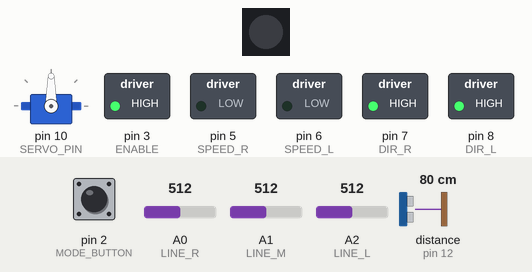
Recording of a sketch running on a simulated Arduino Uno, built with avr-gcc and run on an emulated ATmega328P. On the bench: servo, 1 RGB LEDs in strip order, left to right, switched loads named in the sketch (green lamp = pin HIGH). Inputs (shaded band) come from the test bench; at power-on: pin 2 (MODE_BUTTON) HIGH, distance to the obstacle (sensor on pin 12) 80 cm, A0 (LINE_R) = 512, A1 (LINE_M) = 512, A2 (LINE_L) = 512. The echo pulse lasts 58.3 µs per cm; pins used as bus, display or sensor lines are not drawn.

Above: at 0.8 s.
0.9 s: pin 2 (MODE_BUTTON) pulled LOW for 0.15 s
At 1.6 s:
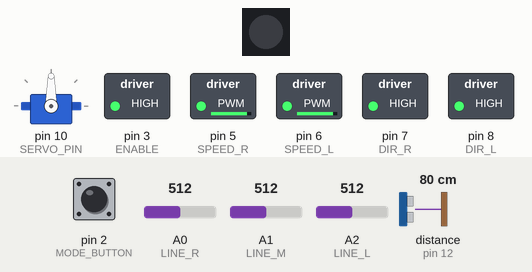
2.5 s: distance to the obstacle (sensor on pin 12) set to 14 cm
4.0 s: distance to the obstacle (sensor on pin 12) set to 10 cm
At 4.4 s:
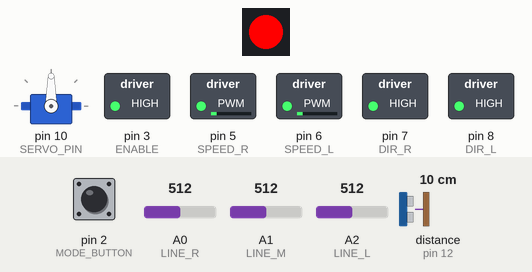
5.5 s: distance to the obstacle (sensor on pin 12) set to 2 cm
At 6.7 s:
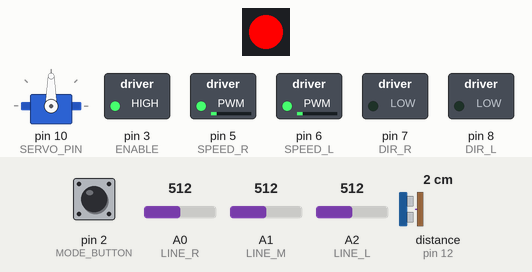
7.0 s: distance to the obstacle (sensor on pin 12) set to 35 cm
At 7.9 s:
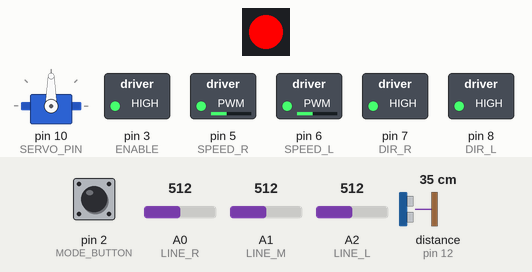
8.5 s: distance to the obstacle (sensor on pin 12) set to 60 cm
At 9.2 s:
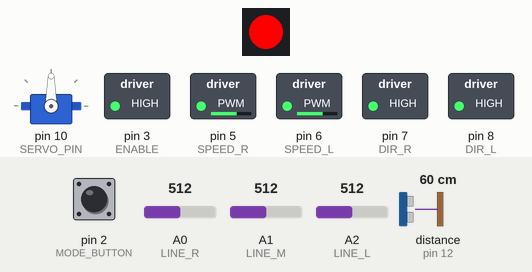
Timing chart, 0 to 11.0 s (numbered marks = the images above; inputs shaded):
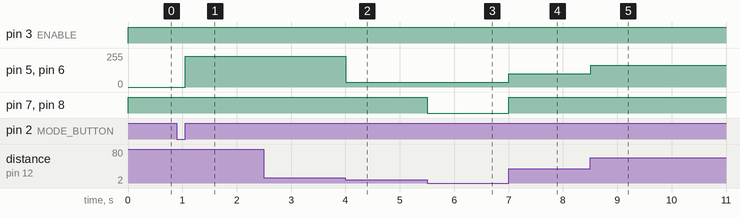

The sketch:

meche-project2.ino
```cpp
////////////////////////////////////////////////////////////////////////
// `meche-project2.ino`: Main project file, including course routine. //
////////////////////////////////////////////////////////////////////////

// This code was originally based on starter code provided by Elegoo and modifications made by Mark Bedillion

// External libraries
#include <Servo.h> // Servo driver
#include <FastLED.h> // for debug output via the LED. Go to Tools->Manage Libraries to install FastLED

// Headers for project files
#include "pins.hpp"  // Pin definitions
#include "motor.hpp" // Motor functions (set_speeds mainly)
#include "line.hpp"  // Line follower functions
#include "misc.hpp"  // Miscellaneous functions (ultrasonic, etc)


// Objects for managing several devices
Servo ultrasonic_servo;
CRGB leds[1]; // The RGB LED on top. Managed with FastLED library


void setup() {
  // SETUP
  // Ultrasonic pins incl. servo
  pinMode(ULTRASONIC_ECHO, INPUT);
  pinMode(ULTRASONIC_TRIG, OUTPUT);
  pinMode(SERVO_PIN, OUTPUT);
  ultrasonic_servo.attach(SERVO_PIN, 500, 2400); // bind to servo object

  // Line follower pins
  pinMode(LINE_L, INPUT);
  pinMode(LINE_M, INPUT);
  pinMode(LINE_R, INPUT);

  // Motor pins
  pinMode(DIR_L, OUTPUT);
  pinMode(DIR_R, OUTPUT);
  pinMode(SPEED_L, OUTPUT);
  pinMode(SPEED_R, OUTPUT);
  pinMode(ENABLE, OUTPUT);

  // Mode button
  pinMode(MODE_BUTTON, INPUT_PULLUP);

  // LED setup
  FastLED.addLeds<NEOPIXEL, LED_PIN>(leds, 1);

  // Serial for debugging
  Serial.begin(9600);

  // Enable motors and stop them
  digitalWrite(ENABLE, HIGH);
  stop_motors();

  // Hold mode: To make sure the motors don't run while uploading, movement only starts after pressing and releasing the MODE button
  while (digitalRead(MODE_BUTTON) == HIGH); // button is active-low
  delay(50); // debouncing
  while (digitalRead(MODE_BUTTON) == LOW);

  // Do the actual course routine. This is in setup() so it only runs once.
  do_course();
}


// COURSE ROUTINE
// This is where we tell it the movements it has to do to complete the course!
// Most of the functions used here are in `line.cpp`, `motor.cpp`, and `misc.cpp`. See the files for explanations.
void do_course() {
  // Start and turn #1, stop at the gate. Bias strongly to turn right so that it doesn't lose the turn at this speed
  follow_line_until_near_wall(0.9, true, 0.9, 10.0); // any faster than this, it consistently loses the line for some reason
  stop_motors();

  //DEBUG: Flip the LED between red and blue to show which movement segment it's on for timing purposes
  set_led(255, 0, 0);

  // Gates: go right up to the gate to trigger sensor
  align_distance(5.0, 0.2);
  // Wait till gates are raised
  stop_motors();
  while (get_distance() < 20.0);
  // Just in case: if they change the gates to open in succession instead of all at once, uncomment these lines (timing for straight #1 will need to be updated to around 200ms!)
  //follow_line_until_near_wall(0.6, true, 0.0, 5.0);
  //stop_motors();
  //while (get_distance() < 20.0); // wait for 2nd gate
  //follow_line_until_near_wall(0.6, true, 0.0, 5.0);
  //stop_motors();
  //while (get_distance() < 20.0); // wait for 3rd gate


  // Fast on straight #1, bias right in case we hit the turn early
  follow_line_timed(1.0, true, 0.5, 1200);
  // Replace previous line with this if the gates are opening in succession
  //follow_line_timed(1.0, true, 0.5, 200);

  set_led(0, 0, 255); //DEBUG

  // Turn #2, take it slower, bias right
  follow_line_timed(0.9, true, 0.7, 1000);

  set_led(255, 0, 0); //DEBUG

  // Straight #2, fast
  follow_line_timed(1.0, true, 0.3, 400);

  set_led(0, 0, 255); //DEBUG

  // Turn #3 and #4, bias right
  follow_line_timed(0.9, true, 0.8, 1400);

  set_led(255, 0, 0); //DEBUG

  // Slower on the slalom. Timed because we don't want to start sensing for the wall until very late because it'll sense the side of the gate assembly as the wall
  // No bias because the turns are too small to time separately
  follow_line_timed(0.9, true, 0.0, 4600);

  set_led(0, 0, 255); //DEBUG

  // Stop when the final wall is sensed. Bias right because it keeps trying to turn left here
  follow_line_until_near_wall(1.0, true, 0.7, 15.0);
  stop_motors();

  set_led(255, 0, 0); //DEBUG

  // Calibrate distance to wall
  align_distance(10.0, 0.1);
  stop_motors();

  // We're done!
}


void loop() {
  // Loop only runs once the course routine is done, so Rainbow LED!
  leds[0] = CHSV(millis() / 10 % 255, 255, 255);
  FastLED.show();
}
```

line.cpp
```cpp
/////////////////////////////////////////////////////////////////////////////////
// `line.cpp`: Line follower functions. Most of the actual logic is done here. //
/////////////////////////////////////////////////////////////////////////////////

#include "line.hpp"

#include <Arduino.h>
#include <FastLED.h>
#include "pins.hpp"
#include "motor.hpp"
#include "misc.hpp"


// HELPER FUNCTIONS

// Gets the bot's position relative to the line, according to the 4 possible states.
LineState get_line_state() {
  // true means line detected
  bool line_l = analogRead(LINE_L) > LINE_THRESHOLD;
  bool line_m = analogRead(LINE_M) > LINE_THRESHOLD;
  bool line_r = analogRead(LINE_R) > LINE_THRESHOLD;

  // Left/right states: don't care about middle sensor
  if (line_l && !line_r) {
    return LINE_STATE_LEFT;
  }
  if (!line_l && line_r) {
    return LINE_STATE_RIGHT;
  }

  // Centered state: either all 3 or just middle
  if ((line_l && line_m && line_r) || (!line_l && line_m && !line_r)) {
    return LINE_STATE_CENTER;
  }

  // Otherwise, line is lost
  return LINE_STATE_NONE;
}

// A heuristic value for determining which way it should turn if it loses the line. Used by all line follow functions
// This is interpolated toward 1.0 if it's been turning right consistently, and toward -1.0 if it's been turning left consistently
// Closer to 0.0 means that it hasn't been turning
// Being a global variable means that the line follower will remember it, even on different segments
float turn_memory = 0.0;

// Helper function: decides which way to turn to find a lost line. true == right
bool _decide_direction(bool override_turn, float override_bias) {
  // Certainty: closer to 1 if the robot has been consistently turning in a direction recently, 0 if it hasn't
  // Approaches 1 as it turns tightly, approaches 0 as it goes straight
  // Numerically, it's the absolute value of turn_memory
  float certainty = fabs(turn_memory);

  // If we're not certain about how we've been turning, use the override direction.
  if (certainty < override_bias) {
    return override_turn;
  }
  // Otherwise, we're certain enough that we've been turning this direction, so keep going that way
  else {
    return turn_memory > 0.0;
  }
}

// Helper function: does 1 step of the line follow algorithm, including setting speeds
float _follow_line_step(float motor_speed, bool override_turn, float override_bias) {
  //DEBUG: Display the turn memory certainty on the LED. more green=more certain, more red=less certain. (see _decide_direction for an explanation of certainty)
  //float certainty = fabs(turn_memory);
  //set_led((1.0-certainty)*255, certainty*255, 0);

  // Do different things depending on where the line is relative to the robot
  switch (get_line_state()) {
    // If the line is centered, continue straight ahead, and interpolate turn memory toward 0.0
    case LINE_STATE_CENTER:
      set_speeds(motor_speed, motor_speed);
      turn_memory = lerp(turn_memory, 0.0, TURN_MEMORY_RATE);
      break;

    // If the line is to the left or right, turn that direction, and interpolate turn memory towards 1.0 or -1.0 depending on direction
    case LINE_STATE_LEFT:
      set_speeds(motor_speed*TURN_SECONDARY_SPEED_FACTOR, motor_speed*TURN_PRIMARY_SPEED_FACTOR);
      turn_memory = lerp(turn_memory, -1.0, TURN_MEMORY_RATE);
      break;
    case LINE_STATE_RIGHT:
      set_speeds(motor_speed*TURN_PRIMARY_SPEED_FACTOR, motor_speed*TURN_SECONDARY_SPEED_FACTOR);
      turn_memory = lerp(turn_memory, 1.0, TURN_MEMORY_RATE);
      break;

    // If the line is lost, decide which way to turn based on turn memory and the direction override provided. See _decide_direction()
    case LINE_STATE_NONE:
      // true == right
      if (_decide_direction(override_turn, override_bias)) {
        set_speeds(motor_speed*FIND_LINE_PRIMARY_SPEED_FACTOR, motor_speed*FIND_LINE_SECONDARY_SPEED_FACTOR);
      }
      else {
        set_speeds(motor_speed*FIND_LINE_SECONDARY_SPEED_FACTOR, motor_speed*FIND_LINE_PRIMARY_SPEED_FACTOR);
      }
      break;
  }
}


// LINE FOLLOW FUNCTIONS

// These all follow the line until a certain condition is true (except follow_line_forever())
// If the line is lost, the algorithms above are used to try to recover.
// Most of the actual work in these is done by _follow_line_step.
// Explanations of common parameters:
//    motor_speed: the "target" motor speed to use in this movement (gets multiplied by various factors throughout)
//    override_turn: the direction to turn to find a lost line if the line follower isn't certain on which way to turn
//    override_bias: the certainty value below which the line follower uses override_turn instead of the turn direction it thinks is correct
//      (See _decide_direction for an explanation of certainty)

// Follow the line forever (mainly for debug purposes)
void follow_line_forever(float motor_speed, bool override_turn, float override_bias) {
  while (true) {
    // Do the line follow algorithm
    _follow_line_step(motor_speed, override_turn, override_bias);

    delay(TURN_PERIOD);
  }
}

// Follow the line until a certain amount of time has passed.
void follow_line_timed(float motor_speed, bool override_turn, float override_bias, int time_ms) {
  // Get the time at the start
  unsigned long start_time = millis();

  while (true) {
    // Do the line follow algorithm
    _follow_line_step(motor_speed, override_turn, override_bias);

    // End after enough time has passed
    if (millis() >= start_time + time_ms) {
      return;
    }

    delay(TURN_PERIOD);
  }
}

// Follow line until the measured ultrasonic distance is below a certain value
void follow_line_until_near_wall(float motor_speed, bool override_turn, float override_bias, float distance) {
  while (true) {
    // Do the line follow algorithm
    _follow_line_step(motor_speed, override_turn, override_bias);

    // End if a wall is nearby
    if (get_distance() < distance) {
      return;
    }

    delay(TURN_PERIOD);
  }
}
```

line.hpp
```cpp
///////////////////////////////////////////////////////
// `line.hpp`: Associated header file for `line.cpp` //
///////////////////////////////////////////////////////

#pragma once


// Tuning values:

// A line input value (0-1023) greater than this is considered a line
#define LINE_THRESHOLD 200 // Seems most accurate. Tested at various values from 90 to 200

#define TURN_MEMORY_RATE 0.1 // The rate at which the turn memory updates. 1.0 means that it only knows about the last cycle, 0.0 means that it never updates with new cycle data.
#define TURN_PERIOD 2 // Delay time at the end of each turn loop

// Speed factors: the factors of the given speed to use for operations other than going straight
// Primary means the motor that goes faster, i.e. the left motor when turning right
#define TURN_PRIMARY_SPEED_FACTOR 1.0
#define TURN_SECONDARY_SPEED_FACTOR 0.5
#define FIND_LINE_PRIMARY_SPEED_FACTOR 0.7
#define FIND_LINE_SECONDARY_SPEED_FACTOR -0.5


// The 4 possible states the line can be in relative to the robot.
enum LineState {
  LINE_STATE_NONE, // no line detected
  LINE_STATE_LEFT, // the line is to the left of center
  LINE_STATE_CENTER, // the line is centered, or it's on a solid black surface
  LINE_STATE_RIGHT // the line is to the right of center
};


// See line.cpp for explanations of each function
LineState get_line_state();
void follow_line_forever(float motor_speed, bool override_turn, float override_bias);
void follow_line_timed(float motor_speed, bool override_turn, float override_bias, int time_ms);
void follow_line_until_near_wall(float motor_speed, bool override_turn, float override_bias, float distance);
```

misc.cpp
```cpp
/////////////////////////////////////////
// `misc.cpp`: Miscellaneous functions //
/////////////////////////////////////////

#include "misc.hpp"

#include <Arduino.h>
#include "pins.hpp"
#include "motor.hpp"


// Returns distance to the nearest object from the very front of the robot
// This is mostly from the sample code, except for the addition of the offset.
float get_distance() {
  digitalWrite(ULTRASONIC_TRIG, LOW);
  delayMicroseconds(2);
  digitalWrite(ULTRASONIC_TRIG, HIGH);
  delayMicroseconds(10);
  digitalWrite(ULTRASONIC_TRIG, LOW);
  return pulseIn(ULTRASONIC_ECHO, HIGH) / 58.0 - ULTRASONIC_OFFSET; // Account for the position of the ultrasonic relative to the front of the robot
}

// Make sure the robot is a precise distance from the ultrasonic target
void align_distance(float target, float precision) {
  // Keep track of how close it's been to the target over the last few cycles
  float err_memory = 0.0;
  while (true) {
    // Mostly-proportional controller.
    // The only difference from a standard proportional controller is that an additional 0.1 speed is added in the target direction.
    // This makes it so the motors don't stall too far from the target due to the speed being too low
    float dist = get_distance();
    float error = dist - target;
    float speeds = error*DISTANCE_KP + (error >= 0.0 ? 0.1 : -0.1);
    set_speeds(speeds, speeds);

    // Update the error memory
    err_memory = lerp(err_memory, error, 0.1);

    // If it's been super close to the target recently, we're done
    if (-precision < err_memory && err_memory < precision) {
      return;
    }

    delay(5); // Delay so that the error memory isn't turned over too fast
  }
}

// Helper function to avoid having to use like 4 lines to set the LED
void set_led(int r, int g, int b) {
  leds[0].r = r;
  leds[0].g = g;
  leds[0].b = b;
  FastLED.show();
}
```

misc.hpp
```cpp
///////////////////////////////////////////////////////
// `misc.hpp`: Associated header file for `misc.cpp` //
///////////////////////////////////////////////////////

#pragma once


// Tuning values:

// The distance from the ultrasonic to the front of the robot
#define ULTRASONIC_OFFSET 1.5

// Kp for the proportional controller in align_distance
#define DISTANCE_KP 0.01


// See misc.cpp for for explanations of each function
float get_distance();
void align_distance(float target, float precision);
void set_led(int r, int g, int b);

// Basic linear interpolation, used in the line follower and align_distance
#define lerp(a, b, t) (a*(1.0-t) + b*t)
```

motor.cpp
```cpp
///////////////////////////////////////////
// `motor.cpp`: Motor control functions. //
///////////////////////////////////////////

#include "motor.hpp"

#include <Arduino.h>
#include "pins.hpp"


// Helper function: Sets the speed of 1 side of the robot.
void _motor_speed(int speed_pin, int dir_pin, float motor_speed) {
  // Clamp to range -1 to 1 to prevent overflow
  motor_speed = motor_speed > 1.0 ? 1.0 : motor_speed;
  motor_speed = motor_speed < -1.0 ? -1.0 : motor_speed;
  // Positive means forwards
  if (motor_speed >= 0) {
    analogWrite(speed_pin, motor_speed*255.0);
    digitalWrite(dir_pin, HIGH); // HIGH is forward
  }
  // Negative means backwards
  else {
    analogWrite(speed_pin, -motor_speed*255.0);
    digitalWrite(dir_pin, LOW);
  }
}

// Main motor speed function: input values are of range -1.0 to 1.0
// These are converted to output signals of range 0 to 255 plus direction.
void set_speeds(float speed_l, float speed_r) {
  _motor_speed(SPEED_L, DIR_L, speed_l);
  _motor_speed(SPEED_R, DIR_R, speed_r);
}
```

motor.hpp
```cpp
/////////////////////////////////////////////////////////
// `motor.hpp`: Associated header file for `motor.cpp` //
/////////////////////////////////////////////////////////

#pragma once


// See motor.cpp for explanation
void set_speeds(float l_speed, float r_speed);

// Shorthand macro to stop motors
#define stop_motors() set_speeds(0.0, 0.0)
```

pins.hpp
```cpp
/////////////////////////////////////////////////////////////////////////
// `pins.hpp`: Pin definitions and associated objects (servo and LED). //
/////////////////////////////////////////////////////////////////////////

#pragma once

#include <Servo.h>
#include <FastLED.h>


// Ultrasonic pins
#define ULTRASONIC_TRIG 13
#define ULTRASONIC_ECHO 12
#define SERVO_PIN 10 // Ultrasonic pan servo
extern Servo ultrasonic_servo; // `extern` allows this global variable to be shared among files

// Motor pins: SPEED defines the speed based on PWM, and DIR defines the direction
#define SPEED_L 6
#define SPEED_R 5
#define DIR_L 8
#define DIR_R 7
#define ENABLE 3 // Motor enable - must be HIGH for any motors to run

// Line follower pins: higher value means less reflectance
#define LINE_L A2
#define LINE_M A1
#define LINE_R A0

// Misc
#define MODE_BUTTON 2
#define LED_PIN 4
extern CRGB leds[1]; // FastLED's LED object
```

Measured:
- the behaviour switches between 12 and 11 cm on distance to the obstacle (sensor on pin 12) (found by bisection; images 1 and 2)
- after the input at 0.9 s, pin 5 (SPEED_R), pin 6 (SPEED_L): 0/255 → 229/255 after 0.15 s
- after the input at 2.5 s, every drawn part: stays the same
- after the input at 4.0 s, pin 5 (SPEED_R), pin 6 (SPEED_L): 229/255 → 34/255 at once
- after the input at 5.5 s, pin 5 (SPEED_R), pin 6 (SPEED_L): 34/255 → 36/255 at once; pin 7 (DIR_R), pin 8 (DIR_L): HIGH → LOW at once
- after the input at 7.0 s, pin 5 (SPEED_R), pin 6 (SPEED_L): 36/255 → 98/255 at once; pin 7 (DIR_R), pin 8 (DIR_L): LOW → HIGH at once
- after the input at 8.5 s, pin 5 (SPEED_R), pin 6 (SPEED_L): 98/255 → 162/255 at once
